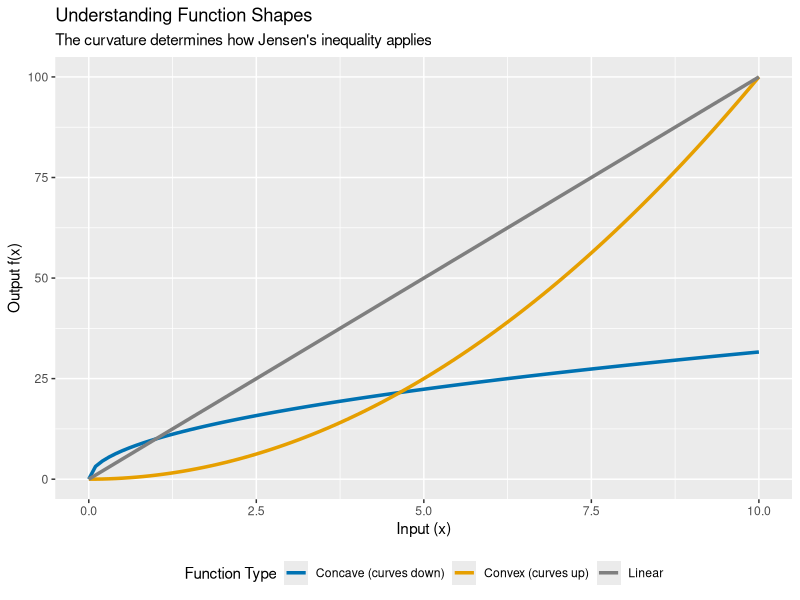
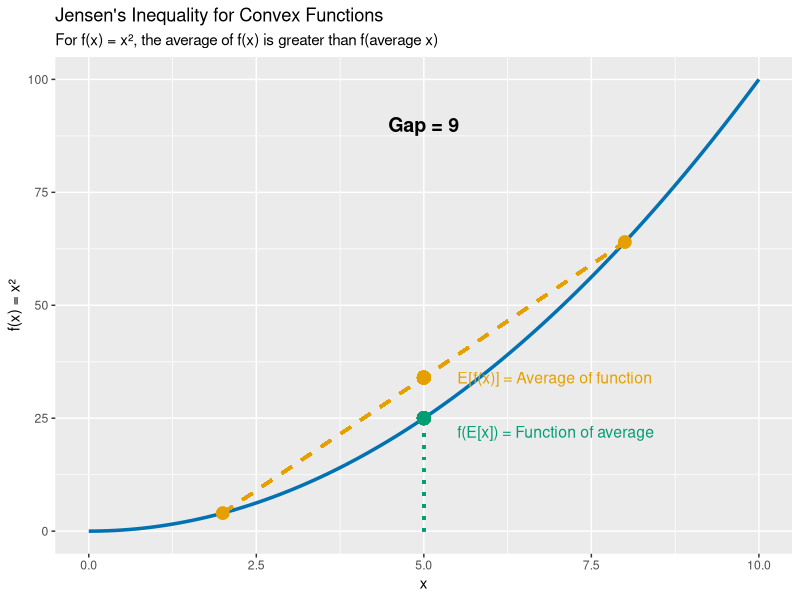
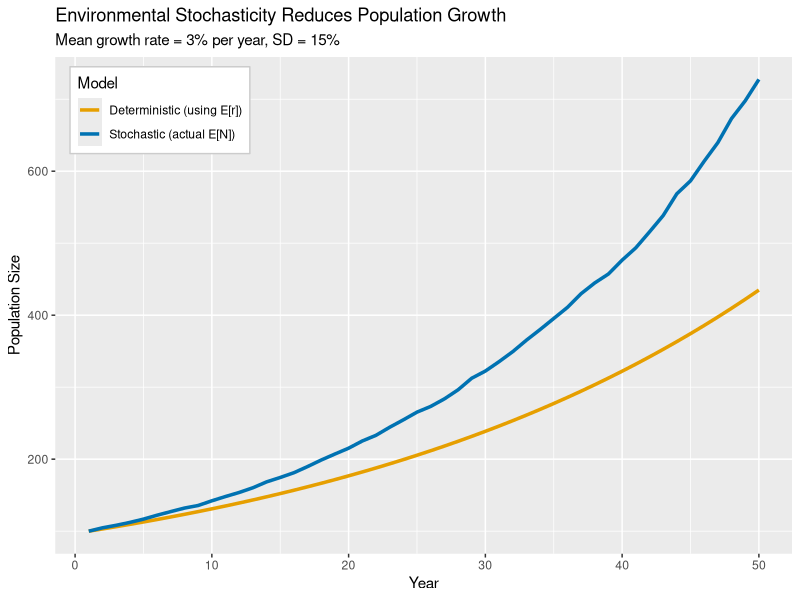
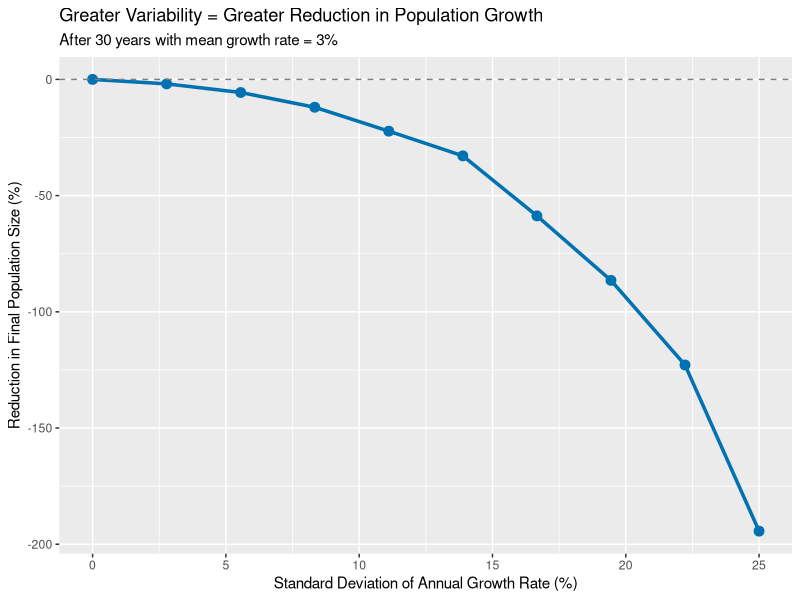
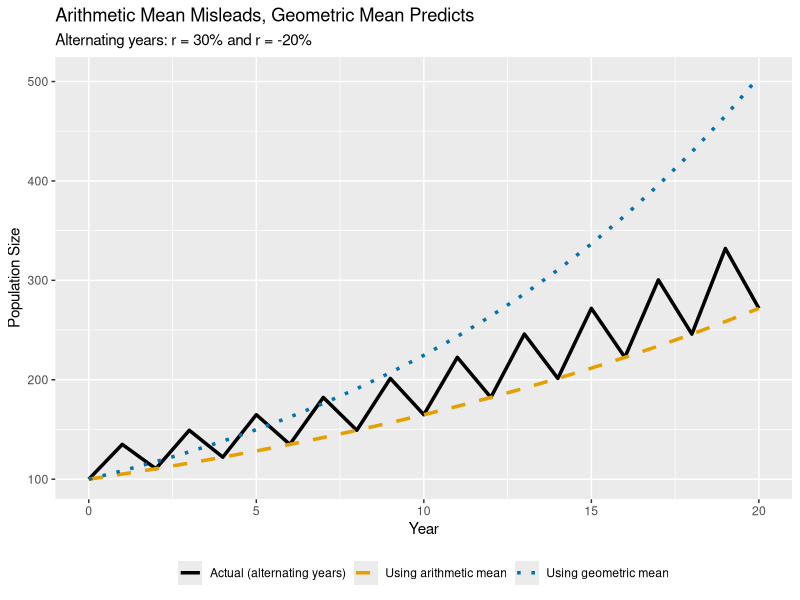

Here is the R script that generated these plots, in order:
## ---- chunk 1
library(ggplot2)
library(dplyr)
## ---- chunk 2
# create some dummy data for demonstration
x <- seq(0, 10, length.out = 100)

# convex function: curves upward (like a smile or the letter 'u')
convex_y <- x^2

# Concave function: curves downward (down like a frown)
concave_y <- sqrt(x) * 10

# Linear function for comparison
linear_y <- x * 10

# Combine into dataframe
demo_data <- data.frame(
  x = rep(x, 3),
  y = c(convex_y, concave_y, linear_y),
  type = rep(c("Convex (curves up)", "Concave (curves down)", "Linear"), 
             each = length(x))
)

ggplot(demo_data, aes(x = x, y = y, color = type)) +
  geom_line(linewidth = 1.2) +
  scale_color_manual(values = c("Convex (curves up)" = "#E69F00",
                                 "Concave (curves down)" = "#0072B2",
                                 "Linear" = "gray50")) +
  labs(
    title = "Understanding Function Shapes",
    subtitle = "The curvature determines how Jensen's inequality applies",
    x = "Input (x)",
    y = "Output f(x)",
    color = "Function Type"
  ) +
  theme(legend.position = "bottom")
## ---- chunk 3
# Simple convex function: f(x) = x^2
f <- function(x) x^2

# Two values and their average
x1 <- 2
x2 <- 8
x_mean <- mean(c(x1, x2))

# Calculate f(x) values
f_x1 <- f(x1)
f_x2 <- f(x2)
f_mean_x <- mean(c(f_x1, f_x2))  # Average of f(x)
f_of_mean <- f(x_mean)            # f(average x)

# Plot
x_vals <- seq(0, 10, length.out = 100)
ggplot(data.frame(x = x_vals, y = f(x_vals)), aes(x, y)) +
  geom_line(linewidth = 1.2, color = "#0072B2") +
  # The two points
  geom_point(data = data.frame(x = c(x1, x2), y = c(f_x1, f_x2)),
             size = 4, color = "#E69F00") +
  # Line connecting them (average of function)
  geom_segment(aes(x = x1, y = f_x1, xend = x2, yend = f_x2),
               color = "#E69F00", linewidth = 1, linetype = "dashed") +
  geom_point(aes(x = x_mean, y = f_mean_x), size = 4, color = "#E69F00") +
  # Function of average
  geom_point(aes(x = x_mean, y = f_of_mean), size = 4, color = "#009E73") +
  geom_segment(aes(x = x_mean, y = 0, xend = x_mean, yend = f_of_mean),
               color = "#009E73", linewidth = 1, linetype = "dotted") +
  # Annotations
  annotate("text", x = x_mean + 0.5, y = f_mean_x, 
           label = "E[f(x)] = Average of function",
           hjust = 0, color = "#E69F00", size = 4) +
  annotate("text", x = x_mean + 0.5, y = f_of_mean - 3,
           label = "f(E[x]) = Function of average",
           hjust = 0, color = "#009E73", size = 4) +
  annotate("text", x = 5, y = 90,
           label = paste0("Gap = ", round(f_mean_x - f_of_mean, 1)),
           size = 5, fontface = "bold") +
  labs(
    title = "Jensen's Inequality for Convex Functions",
    subtitle = "For f(x) = x², the average of f(x) is greater than f(average x)",
    x = "x",
    y = "f(x) = x²"
  ) +
  ylim(0, 100)
## ---- chunk 4
set.seed(123)

# Simulation parameters
n_years <- 50
n_simulations <- 1000
N0 <- 100

# Growth rate varies: mean = 0.03 (3%), SD = 0.15 (15%)
r_mean <- 0.03
r_sd <- 0.15

# Simulate population trajectories
simulate_population <- function() {
  N <- numeric(n_years)
  N[1] <- N0
  
  # Random growth rates each year
  r <- rnorm(n_years - 1, mean = r_mean, sd = r_sd)
  
  for (t in 2:n_years) {
    N[t] <- N[t-1] * exp(r[t-1])
  }
  
  return(N)
}

# Run simulations
all_sims <- replicate(n_simulations, simulate_population())

# Calculate average trajectory
N_stochastic_mean <- rowMeans(all_sims)

# Deterministic prediction using average growth rate
N_deterministic <- N0 * exp(r_mean * (0:(n_years-1)))

# Combine for plotting
plot_data <- data.frame(
  year = 1:n_years,
  stochastic = N_stochastic_mean,
  deterministic = N_deterministic
)

# Plot
ggplot(plot_data, aes(x = year)) +
  geom_line(aes(y = deterministic, color = "Deterministic (using E[r])"), 
            linewidth = 1.2) +
  geom_line(aes(y = stochastic, color = "Stochastic (actual E[N])"), 
            linewidth = 1.2) +
  scale_color_manual(
    values = c("Deterministic (using E[r])" = "#E69F00",
               "Stochastic (actual E[N])" = "#0072B2")
  ) +
  labs(
    title = "Environmental Stochasticity Reduces Population Growth",
    subtitle = paste0("Mean growth rate = ", r_mean*100, "% per year, SD = ", 
                     r_sd*100, "%"),
    x = "Year",
    y = "Population Size",
    color = "Model"
  ) +
  theme(legend.position = c(0.02, 0.98), 
        legend.justification = c(0, 1),
        legend.background = element_rect(fill = "white", color = "gray80"))
## ---- chunk 5
# Test different levels of variability
sd_values <- seq(0, 0.25, length.out = 10)
n_sims_per_sd <- 500
years <- 30

results <- data.frame()

for (r_sd in sd_values) {
  sims <- replicate(n_sims_per_sd, {
    N <- N0
    for (t in 1:years) {
      r <- rnorm(1, mean = r_mean, sd = r_sd)
      N <- N * exp(r)
    }
    N
  })
  
  results <- rbind(results, data.frame(
    sd = r_sd,
    mean_N = mean(sims),
    deterministic_N = N0 * exp(r_mean * years)
  ))
}

# Calculate percent reduction
results$percent_reduction <- (1 - results$mean_N / results$deterministic_N) * 100

ggplot(results, aes(x = sd * 100, y = percent_reduction)) +
  geom_line(linewidth = 1.2, color = "#0072B2") +
  geom_point(size = 3, color = "#0072B2") +
  labs(
    title = "Greater Variability = Greater Reduction in Population Growth",
    subtitle = paste0("After ", years, " years with mean growth rate = ", 
                     r_mean*100, "%"),
    x = "Standard Deviation of Annual Growth Rate (%)",
    y = "Reduction in Final Population Size (%)"
  ) +
  geom_hline(yintercept = 0, linetype = "dashed", color = "gray50")
## ---- chunk 6
# Example: alternating good and bad years
r_good <- 0.30   # 30% growth
r_bad <- -0.20   # 20% decline

# Arithmetic mean
r_arithmetic <- mean(c(r_good, r_bad))

# Geometric mean (what actually matters for long-term growth)
r_geometric <- log(mean(exp(c(r_good, r_bad))))

# Simulate 20 years alternating good/bad
years_sim <- 20
N_alternating <- numeric(years_sim + 1)
N_alternating[1] <- 100

for (t in 1:years_sim) {
  r_t <- ifelse(t %% 2 == 1, r_good, r_bad)
  N_alternating[t + 1] <- N_alternating[t] * exp(r_t)
}

# Predictions
N_arith <- 100 * exp(r_arithmetic * (0:years_sim))
N_geom <- 100 * exp(r_geometric * (0:years_sim))

# Plot
plot_df <- data.frame(
  year = rep(0:years_sim, 3),
  N = c(N_alternating, N_arith, N_geom),
  type = rep(c("Actual (alternating years)", 
               "Using arithmetic mean", 
               "Using geometric mean"),
             each = years_sim + 1)
)

ggplot(plot_df, aes(x = year, y = N, color = type, linetype = type)) +
  geom_line(linewidth = 1.2) +
  scale_color_manual(values = c("Actual (alternating years)" = "black",
                                 "Using arithmetic mean" = "#E69F00",
                                 "Using geometric mean" = "#0072B2")) +
  scale_linetype_manual(values = c("Actual (alternating years)" = "solid",
                                    "Using arithmetic mean" = "dashed",
                                    "Using geometric mean" = "dotted")) +
  labs(
    title = "Arithmetic Mean Misleads, Geometric Mean Predicts",
    subtitle = paste0("Alternating years: r = ", r_good*100, "% and r = ", 
                     r_bad*100, "%"),
    x = "Year",
    y = "Population Size",
    color = NULL,
    linetype = NULL
  ) +
  theme(legend.position = "bottom")
